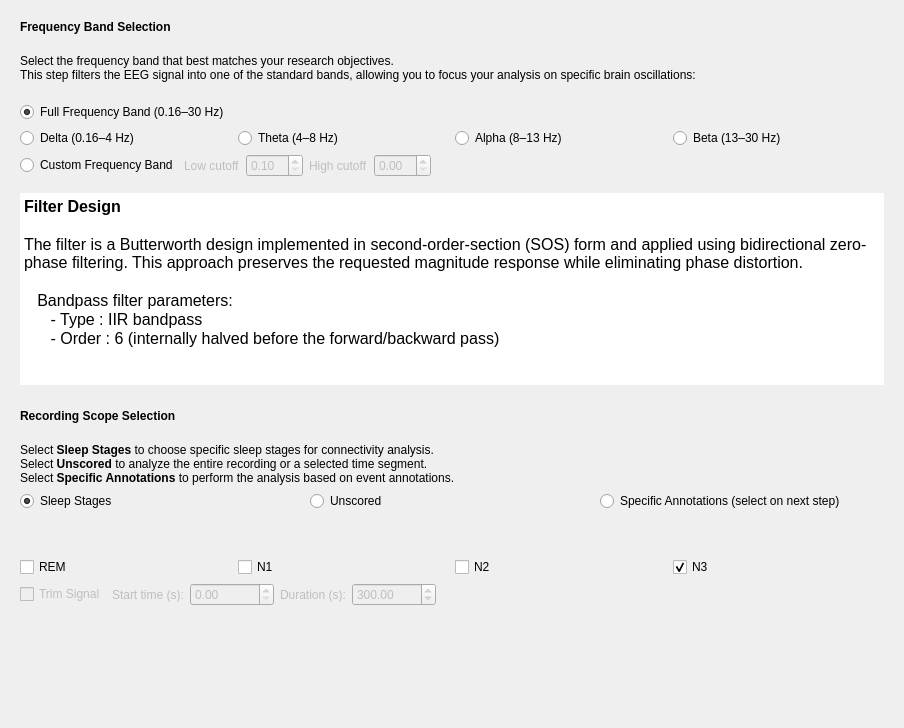
<?xml version="1.0" encoding="UTF-8"?>
<ui version="4.0">
 <class>FilterStep</class>
 <widget class="QWidget" name="FilterStep">
  <property name="geometry">
   <rect>
    <x>0</x>
    <y>0</y>
    <width>904</width>
    <height>728</height>
   </rect>
  </property>
  <property name="windowTitle">
   <string/>
  </property>
  <layout class="QVBoxLayout" name="verticalLayout_5">
   <item>
    <widget class="QFrame" name="frame">
     <property name="frameShape">
      <enum>QFrame::Shape::NoFrame</enum>
     </property>
     <property name="frameShadow">
      <enum>QFrame::Shadow::Raised</enum>
     </property>
     <layout class="QVBoxLayout" name="verticalLayout_2">
      <item>
       <widget class="QLabel" name="label_4">
        <property name="font">
         <font>
          <italic>false</italic>
          <bold>false</bold>
         </font>
        </property>
        <property name="text">
         <string>&lt;html&gt;&lt;head/&gt;&lt;body&gt;&lt;p&gt;&lt;span style=&quot; font-weight:700;&quot;&gt;Frequency Band Selection&lt;/span&gt;&lt;br/&gt;&lt;/p&gt;&lt;/body&gt;&lt;/html&gt;</string>
        </property>
       </widget>
      </item>
      <item>
       <widget class="QLabel" name="label">
        <property name="text">
         <string>Select the frequency band that best matches your research objectives. 
This step filters the EEG signal into one of the standard bands, allowing you to focus your analysis on specific brain oscillations:
</string>
        </property>
        <property name="wordWrap">
         <bool>true</bool>
        </property>
       </widget>
      </item>
      <item>
       <widget class="QRadioButton" name="fullband_radioButton">
        <property name="text">
         <string>Full Frequency Band (0.16–30 Hz)</string>
        </property>
        <property name="checked">
         <bool>true</bool>
        </property>
        <attribute name="buttonGroup">
         <string notr="true">buttonGroup_freq</string>
        </attribute>
       </widget>
      </item>
      <item>
       <layout class="QHBoxLayout" name="horizontalLayout">
        <item>
         <widget class="QRadioButton" name="delta_radioButton">
          <property name="text">
           <string>Delta (0.16–4 Hz)</string>
          </property>
          <attribute name="buttonGroup">
           <string notr="true">buttonGroup_freq</string>
          </attribute>
         </widget>
        </item>
        <item>
         <widget class="QRadioButton" name="theta_radioButton">
          <property name="text">
           <string>Theta (4–8 Hz)</string>
          </property>
          <attribute name="buttonGroup">
           <string notr="true">buttonGroup_freq</string>
          </attribute>
         </widget>
        </item>
        <item>
         <widget class="QRadioButton" name="alpha_radioButton">
          <property name="text">
           <string>Alpha (8–13 Hz)</string>
          </property>
          <attribute name="buttonGroup">
           <string notr="true">buttonGroup_freq</string>
          </attribute>
         </widget>
        </item>
        <item>
         <widget class="QRadioButton" name="beta_radioButton">
          <property name="text">
           <string>Beta (13–30 Hz)</string>
          </property>
          <attribute name="buttonGroup">
           <string notr="true">buttonGroup_freq</string>
          </attribute>
         </widget>
        </item>
       </layout>
      </item>
      <item>
       <layout class="QHBoxLayout" name="horizontalLayout_5">
        <item>
         <widget class="QRadioButton" name="custom_radioButton">
          <property name="text">
           <string>Custom Frequency Band</string>
          </property>
          <attribute name="buttonGroup">
           <string notr="true">buttonGroup_freq</string>
          </attribute>
         </widget>
        </item>
        <item>
         <layout class="QHBoxLayout" name="horizontalLayout_3">
          <item>
           <widget class="QLabel" name="low_cutoff_label">
            <property name="enabled">
             <bool>false</bool>
            </property>
            <property name="text">
             <string>Low cutoff</string>
            </property>
           </widget>
          </item>
          <item>
           <widget class="QDoubleSpinBox" name="lowcutoff_doubleSpinBox">
            <property name="enabled">
             <bool>false</bool>
            </property>
            <property name="minimum">
             <double>0.100000000000000</double>
            </property>
            <property name="maximum">
             <double>40.000000000000000</double>
            </property>
           </widget>
          </item>
         </layout>
        </item>
        <item>
         <layout class="QHBoxLayout" name="horizontalLayout_4">
          <item>
           <widget class="QLabel" name="high_cutoff_label">
            <property name="enabled">
             <bool>false</bool>
            </property>
            <property name="text">
             <string>High cutoff</string>
            </property>
           </widget>
          </item>
          <item>
           <widget class="QDoubleSpinBox" name="highcutoff_doubleSpinBox">
            <property name="enabled">
             <bool>false</bool>
            </property>
           </widget>
          </item>
          <item>
           <spacer name="horizontalSpacer">
            <property name="orientation">
             <enum>Qt::Orientation::Horizontal</enum>
            </property>
            <property name="sizeHint" stdset="0">
             <size>
              <width>40</width>
              <height>20</height>
             </size>
            </property>
           </spacer>
          </item>
         </layout>
        </item>
       </layout>
      </item>
      <item>
       <spacer name="verticalSpacer_3">
        <property name="orientation">
         <enum>Qt::Orientation::Vertical</enum>
        </property>
        <property name="sizeType">
         <enum>QSizePolicy::Policy::Fixed</enum>
        </property>
        <property name="sizeHint" stdset="0">
         <size>
          <width>20</width>
          <height>10</height>
         </size>
        </property>
       </spacer>
      </item>
      <item>
       <widget class="QTextEdit" name="textEdit">
        <property name="frameShape">
         <enum>QFrame::Shape::NoFrame</enum>
        </property>
        <property name="readOnly">
         <bool>true</bool>
        </property>
        <property name="html">
         <string>&lt;!DOCTYPE HTML PUBLIC &quot;-//W3C//DTD HTML 4.0//EN&quot; &quot;http://www.w3.org/TR/REC-html40/strict.dtd&quot;&gt;
&lt;html&gt;&lt;head&gt;&lt;meta name=&quot;qrichtext&quot; content=&quot;1&quot; /&gt;&lt;meta charset=&quot;utf-8&quot; /&gt;&lt;style type=&quot;text/css&quot;&gt;
p, li { white-space: pre-wrap; }
hr { height: 1px; border-width: 0; }
li.unchecked::marker { content: &quot;\2610&quot;; }
li.checked::marker { content: &quot;\2612&quot;; }
&lt;/style&gt;&lt;/head&gt;&lt;body style=&quot; font-size:12pt; font-weight:400; font-style:normal;&quot;&gt;
&lt;p style=&quot; margin-top:0px; margin-bottom:0px; margin-left:0px; margin-right:0px; -qt-block-indent:0; text-indent:0px;&quot;&gt;&lt;span style=&quot; font-weight:700;&quot;&gt;Filter Design&lt;/span&gt;&lt;/p&gt;
&lt;p style=&quot;-qt-paragraph-type:empty; margin-top:0px; margin-bottom:0px; margin-left:0px; margin-right:0px; -qt-block-indent:0; text-indent:0px; font-weight:700;&quot;&gt;&lt;br /&gt;&lt;/p&gt;
&lt;p style=&quot; margin-top:0px; margin-bottom:0px; margin-left:0px; margin-right:0px; -qt-block-indent:0; text-indent:0px;&quot;&gt;The filter is a Butterworth design implemented in second-order-section (SOS) form and applied using bidirectional zero-phase filtering. This approach preserves the requested magnitude response while eliminating phase distortion.&lt;/p&gt;
&lt;p style=&quot;-qt-paragraph-type:empty; margin-top:0px; margin-bottom:0px; margin-left:0px; margin-right:0px; -qt-block-indent:0; text-indent:0px;&quot;&gt;&lt;br /&gt;&lt;/p&gt;
&lt;p style=&quot; margin-top:0px; margin-bottom:0px; margin-left:0px; margin-right:0px; -qt-block-indent:0; text-indent:0px;&quot;&gt;   Bandpass filter parameters:&lt;/p&gt;
&lt;p style=&quot; margin-top:0px; margin-bottom:0px; margin-left:0px; margin-right:0px; -qt-block-indent:0; text-indent:0px;&quot;&gt;      - Type : IIR bandpass&lt;/p&gt;
&lt;p style=&quot; margin-top:0px; margin-bottom:0px; margin-left:0px; margin-right:0px; -qt-block-indent:0; text-indent:0px;&quot;&gt;      - Order : 6 (internally halved before the forward/backward pass)&lt;/p&gt;&lt;/body&gt;&lt;/html&gt;</string>
        </property>
       </widget>
      </item>
     </layout>
    </widget>
   </item>
   <item>
    <widget class="QFrame" name="frame_2">
     <property name="frameShape">
      <enum>QFrame::Shape::NoFrame</enum>
     </property>
     <property name="frameShadow">
      <enum>QFrame::Shadow::Raised</enum>
     </property>
     <layout class="QVBoxLayout" name="verticalLayout">
      <item>
       <widget class="QLabel" name="label_3">
        <property name="font">
         <font>
          <italic>false</italic>
          <bold>false</bold>
         </font>
        </property>
        <property name="text">
         <string>&lt;html&gt;&lt;head/&gt;&lt;body&gt;&lt;p&gt;&lt;span style=&quot; font-weight:700;&quot;&gt;Recording Scope Selection&lt;/span&gt;&lt;br/&gt;&lt;/p&gt;&lt;/body&gt;&lt;/html&gt;</string>
        </property>
       </widget>
      </item>
      <item>
       <widget class="QLabel" name="scopes_label">
        <property name="text">
         <string>&lt;html&gt;&lt;head/&gt;&lt;body&gt;&lt;p&gt;Select &lt;span style=&quot; font-weight:700;&quot;&gt;Sleep Stages&lt;/span&gt; to choose specific sleep stages for connectivity analysis.&lt;br/&gt;Select &lt;span style=&quot; font-weight:700;&quot;&gt;Unscored&lt;/span&gt; to analyze the entire recording or a selected time segment.&lt;br/&gt;Select &lt;span style=&quot; font-weight:700;&quot;&gt;Specific Annotations&lt;/span&gt; to perform the analysis based on event annotations.&lt;/p&gt;&lt;/body&gt;&lt;/html&gt;</string>
        </property>
       </widget>
      </item>
      <item>
       <layout class="QHBoxLayout" name="horizontalLayout_10">
        <property name="topMargin">
         <number>0</number>
        </property>
        <item>
         <widget class="QRadioButton" name="sleep_stages_radioButton">
          <property name="text">
           <string>Sleep Stages</string>
          </property>
          <property name="checked">
           <bool>true</bool>
          </property>
          <attribute name="buttonGroup">
           <string notr="true">buttonGroup_scope</string>
          </attribute>
         </widget>
        </item>
        <item>
         <widget class="QRadioButton" name="unscored_radioButton">
          <property name="text">
           <string>Unscored</string>
          </property>
          <property name="checked">
           <bool>false</bool>
          </property>
          <attribute name="buttonGroup">
           <string notr="true">buttonGroup_scope</string>
          </attribute>
         </widget>
        </item>
        <item>
         <widget class="QRadioButton" name="specific_annotations_radioButton">
          <property name="text">
           <string>Specific Annotations (select on next step)</string>
          </property>
          <attribute name="buttonGroup">
           <string notr="true">buttonGroup_scope</string>
          </attribute>
         </widget>
        </item>
       </layout>
      </item>
      <item>
       <spacer name="verticalSpacer_2">
        <property name="orientation">
         <enum>Qt::Orientation::Vertical</enum>
        </property>
        <property name="sizeHint" stdset="0">
         <size>
          <width>20</width>
          <height>40</height>
         </size>
        </property>
       </spacer>
      </item>
      <item>
       <layout class="QHBoxLayout" name="horizontalLayout_2">
        <item>
         <widget class="QCheckBox" name="rem_checkBox">
          <property name="text">
           <string>REM</string>
          </property>
         </widget>
        </item>
        <item>
         <widget class="QCheckBox" name="n1_checkBox">
          <property name="text">
           <string>N1</string>
          </property>
         </widget>
        </item>
        <item>
         <widget class="QCheckBox" name="n2_checkBox">
          <property name="text">
           <string>N2</string>
          </property>
         </widget>
        </item>
        <item>
         <widget class="QCheckBox" name="n3_checkBox">
          <property name="text">
           <string>N3</string>
          </property>
          <property name="checked">
           <bool>true</bool>
          </property>
         </widget>
        </item>
       </layout>
      </item>
      <item>
       <layout class="QHBoxLayout" name="horizontalLayout_7">
        <property name="topMargin">
         <number>0</number>
        </property>
        <item>
         <widget class="QCheckBox" name="trim_checkBox">
          <property name="enabled">
           <bool>false</bool>
          </property>
          <property name="text">
           <string>Trim Signal</string>
          </property>
         </widget>
        </item>
        <item>
         <layout class="QHBoxLayout" name="horizontalLayout_8">
          <property name="rightMargin">
           <number>0</number>
          </property>
          <item>
           <widget class="QLabel" name="start_time_label">
            <property name="enabled">
             <bool>false</bool>
            </property>
            <property name="text">
             <string>Start time (s):</string>
            </property>
           </widget>
          </item>
          <item>
           <widget class="QDoubleSpinBox" name="start_time_doubleSpinBox">
            <property name="enabled">
             <bool>false</bool>
            </property>
            <property name="maximum">
             <double>1000000.000000000000000</double>
            </property>
            <property name="singleStep">
             <double>10.000000000000000</double>
            </property>
           </widget>
          </item>
         </layout>
        </item>
        <item>
         <widget class="QLabel" name="duration_time_label">
          <property name="enabled">
           <bool>false</bool>
          </property>
          <property name="text">
           <string>Duration (s):</string>
          </property>
         </widget>
        </item>
        <item>
         <layout class="QHBoxLayout" name="horizontalLayout_9">
          <property name="rightMargin">
           <number>0</number>
          </property>
          <item>
           <widget class="QDoubleSpinBox" name="duration_time_doubleSpinBox">
            <property name="enabled">
             <bool>false</bool>
            </property>
            <property name="maximum">
             <double>1000000.000000000000000</double>
            </property>
            <property name="singleStep">
             <double>10.000000000000000</double>
            </property>
            <property name="value">
             <double>300.000000000000000</double>
            </property>
           </widget>
          </item>
         </layout>
        </item>
        <item>
         <spacer name="horizontalSpacer_2">
          <property name="orientation">
           <enum>Qt::Orientation::Horizontal</enum>
          </property>
          <property name="sizeHint" stdset="0">
           <size>
            <width>40</width>
            <height>20</height>
           </size>
          </property>
         </spacer>
        </item>
       </layout>
      </item>
      <item>
       <spacer name="verticalSpacer_4">
        <property name="orientation">
         <enum>Qt::Orientation::Vertical</enum>
        </property>
        <property name="sizeHint" stdset="0">
         <size>
          <width>20</width>
          <height>40</height>
         </size>
        </property>
       </spacer>
      </item>
     </layout>
    </widget>
   </item>
   <item>
    <spacer name="verticalSpacer">
     <property name="orientation">
      <enum>Qt::Orientation::Vertical</enum>
     </property>
     <property name="sizeHint" stdset="0">
      <size>
       <width>20</width>
       <height>40</height>
      </size>
     </property>
    </spacer>
   </item>
  </layout>
 </widget>
 <resources>
  <include location="../../../../../snooz-toolbox/src/main/python/ui/themes/themes.qrc"/>
 </resources>
 <connections/>
 <buttongroups>
  <buttongroup name="buttonGroup_scope"/>
  <buttongroup name="buttonGroup_freq"/>
 </buttongroups>
</ui>
